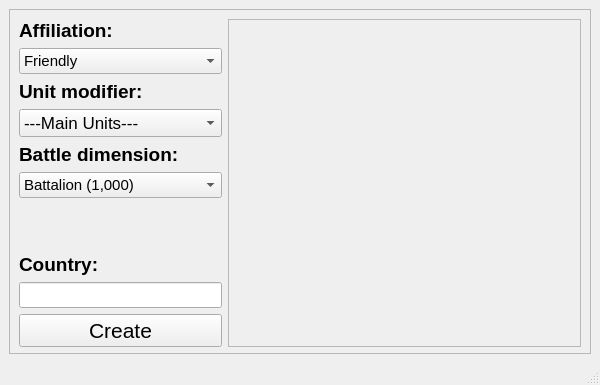
<?xml version="1.0" encoding="UTF-8"?>
<ui version="4.0">
 <class>MainWindow</class>
 <widget class="QMainWindow" name="MainWindow">
  <property name="geometry">
   <rect>
    <x>0</x>
    <y>0</y>
    <width>600</width>
    <height>385</height>
   </rect>
  </property>
  <property name="windowTitle">
   <string>MainWindow</string>
  </property>
  <property name="autoFillBackground">
   <bool>false</bool>
  </property>
  <widget class="QWidget" name="centralwidget">
   <layout class="QVBoxLayout" name="verticalLayout">
    <item>
     <widget class="QFrame" name="Main_frame">
      <property name="frameShape">
       <enum>QFrame::StyledPanel</enum>
      </property>
      <property name="frameShadow">
       <enum>QFrame::Raised</enum>
      </property>
      <layout class="QHBoxLayout" name="horizontalLayout" stretch="0,325">
       <property name="spacing">
        <number>6</number>
       </property>
       <property name="sizeConstraint">
        <enum>QLayout::SetNoConstraint</enum>
       </property>
       <property name="leftMargin">
        <number>9</number>
       </property>
       <property name="bottomMargin">
        <number>6</number>
       </property>
       <item>
        <layout class="QVBoxLayout" name="verticalLayout_7">
         <item>
          <layout class="QVBoxLayout" name="verticalLayout_6">
           <item>
            <layout class="QVBoxLayout" name="verticalLayout_5">
             <item>
              <layout class="QVBoxLayout" name="verticalLayout_3">
               <item>
                <layout class="QVBoxLayout" name="verticalLayout_2">
                 <item>
                  <widget class="QLabel" name="label_affiliation">
                   <property name="font">
                    <font>
                     <pointsize>14</pointsize>
                     <bold>true</bold>
                    </font>
                   </property>
                   <property name="text">
                    <string>Affiliation:</string>
                   </property>
                  </widget>
                 </item>
                 <item>
                  <widget class="QComboBox" name="comboBox_affiliation">
                   <property name="font">
                    <font>
                     <pointsize>11</pointsize>
                    </font>
                   </property>
                   <item>
                    <property name="text">
                     <string>Friendly</string>
                    </property>
                    <property name="icon">
                     <iconset>
                      <normaloff>Army/Icons/Friendly.png</normaloff>Army/Icons/Friendly.png</iconset>
                    </property>
                   </item>
                   <item>
                    <property name="text">
                     <string>Enemy</string>
                    </property>
                    <property name="icon">
                     <iconset>
                      <normaloff>Army/Icons/Enemy.png</normaloff>Army/Icons/Enemy.png</iconset>
                    </property>
                   </item>
                   <item>
                    <property name="text">
                     <string>Neutral</string>
                    </property>
                    <property name="icon">
                     <iconset>
                      <normaloff>Army/Icons/Neutral.png</normaloff>Army/Icons/Neutral.png</iconset>
                    </property>
                   </item>
                  </widget>
                 </item>
                 <item>
                  <widget class="QLabel" name="label_unit_modifier">
                   <property name="font">
                    <font>
                     <pointsize>14</pointsize>
                     <bold>true</bold>
                    </font>
                   </property>
                   <property name="text">
                    <string>Unit modifier:</string>
                   </property>
                  </widget>
                 </item>
                 <item>
                  <widget class="QComboBox" name="comboBox_unit_modifier">
                   <property name="font">
                    <font>
                     <pointsize>13</pointsize>
                    </font>
                   </property>
                   <item>
                    <property name="text">
                     <string>---Main Units---</string>
                    </property>
                   </item>
                   <item>
                    <property name="text">
                     <string>Light Infantry</string>
                    </property>
                    <property name="icon">
                     <iconset>
                      <normaloff>Army/Icons/Light Infantry.png</normaloff>Army/Icons/Light Infantry.png</iconset>
                    </property>
                   </item>
                   <item>
                    <property name="text">
                     <string>Infantry</string>
                    </property>
                    <property name="icon">
                     <iconset>
                      <normaloff>Army/Icons/Infantry.png</normaloff>Army/Icons/Infantry.png</iconset>
                    </property>
                   </item>
                   <item>
                    <property name="text">
                     <string>Motorized Infantry</string>
                    </property>
                    <property name="icon">
                     <iconset>
                      <normaloff>Army/Icons/Motorized Infantry.png</normaloff>Army/Icons/Motorized Infantry.png</iconset>
                    </property>
                   </item>
                   <item>
                    <property name="text">
                     <string>Mechanized Infantry</string>
                    </property>
                    <property name="icon">
                     <iconset>
                      <normaloff>Army/Icons/Mechanized Infantry.png</normaloff>Army/Icons/Mechanized Infantry.png</iconset>
                    </property>
                   </item>
                   <item>
                    <property name="text">
                     <string>Armor</string>
                    </property>
                    <property name="icon">
                     <iconset>
                      <normaloff>Army/Icons/Armor.png</normaloff>Army/Icons/Armor.png</iconset>
                    </property>
                   </item>
                   <item>
                    <property name="text">
                     <string>---Elite Units---</string>
                    </property>
                   </item>
                   <item>
                    <property name="text">
                     <string>Air Assault</string>
                    </property>
                    <property name="icon">
                     <iconset>
                      <normaloff>Army/Icons/Air Assault.png</normaloff>Army/Icons/Air Assault.png</iconset>
                    </property>
                   </item>
                   <item>
                    <property name="text">
                     <string>Airborne</string>
                    </property>
                    <property name="icon">
                     <iconset>
                      <normaloff>Army/Icons/Airborne.png</normaloff>Army/Icons/Airborne.png</iconset>
                    </property>
                   </item>
                   <item>
                    <property name="text">
                     <string>Naval Infantry</string>
                    </property>
                    <property name="icon">
                     <iconset>
                      <normaloff>Army/Icons/Naval Infantry.png</normaloff>Army/Icons/Naval Infantry.png</iconset>
                    </property>
                   </item>
                   <item>
                    <property name="text">
                     <string>Mountain Infantry</string>
                    </property>
                    <property name="icon">
                     <iconset>
                      <normaloff>Army/Icons/Mountain Infantry.png</normaloff>Army/Icons/Mountain Infantry.png</iconset>
                    </property>
                   </item>
                   <item>
                    <property name="text">
                     <string>Arctic Infantry</string>
                    </property>
                    <property name="icon">
                     <iconset>
                      <normaloff>Army/Icons/Arctic Infantry.png</normaloff>Army/Icons/Arctic Infantry.png</iconset>
                    </property>
                   </item>
                   <item>
                    <property name="text">
                     <string>---Artillery Units---</string>
                    </property>
                   </item>
                   <item>
                    <property name="text">
                     <string>Field Artillery</string>
                    </property>
                    <property name="icon">
                     <iconset>
                      <normaloff>Army/Icons/Field Artillery.png</normaloff>Army/Icons/Field Artillery.png</iconset>
                    </property>
                   </item>
                   <item>
                    <property name="text">
                     <string>Self-Propelled Artillery</string>
                    </property>
                    <property name="icon">
                     <iconset>
                      <normaloff>Army/Icons/Self-Propelled Artillery.png</normaloff>Army/Icons/Self-Propelled Artillery.png</iconset>
                    </property>
                   </item>
                   <item>
                    <property name="text">
                     <string>Rocket Artillery</string>
                    </property>
                    <property name="icon">
                     <iconset>
                      <normaloff>Army/Icons/Rocket Artillery.png</normaloff>Army/Icons/Rocket Artillery.png</iconset>
                    </property>
                   </item>
                   <item>
                    <property name="text">
                     <string>Tactical Missile Force</string>
                    </property>
                    <property name="icon">
                     <iconset>
                      <normaloff>Army/Icons/Tactical Missile Force.png</normaloff>Army/Icons/Tactical Missile Force.png</iconset>
                    </property>
                   </item>
                   <item>
                    <property name="text">
                     <string>Strategic Missile Force</string>
                    </property>
                    <property name="icon">
                     <iconset>
                      <normaloff>Army/Icons/Strategic Missile Force.png</normaloff>Army/Icons/Strategic Missile Force.png</iconset>
                    </property>
                   </item>
                   <item>
                    <property name="text">
                     <string>---Others---</string>
                    </property>
                   </item>
                   <item>
                    <property name="text">
                     <string>Security Forces</string>
                    </property>
                    <property name="icon">
                     <iconset>
                      <normaloff>Army/Icons/Security Forces.png</normaloff>Army/Icons/Security Forces.png</iconset>
                    </property>
                   </item>
                   <item>
                    <property name="text">
                     <string>Police Forces</string>
                    </property>
                    <property name="icon">
                     <iconset>
                      <normaloff>Army/Icons/Police Forces.png</normaloff>Army/Icons/Police Forces.png</iconset>
                    </property>
                   </item>
                   <item>
                    <property name="text">
                     <string>Air-Defense</string>
                    </property>
                    <property name="icon">
                     <iconset>
                      <normaloff>Army/Icons/Air-Defense.png</normaloff>Army/Icons/Air-Defense.png</iconset>
                    </property>
                   </item>
                  </widget>
                 </item>
                </layout>
               </item>
               <item>
                <widget class="QLabel" name="label_battle_dimension">
                 <property name="font">
                  <font>
                   <pointsize>14</pointsize>
                   <bold>true</bold>
                  </font>
                 </property>
                 <property name="text">
                  <string>Battle dimension:</string>
                 </property>
                </widget>
               </item>
               <item>
                <widget class="QComboBox" name="comboBox_battle_dimension">
                 <property name="font">
                  <font>
                   <pointsize>11</pointsize>
                  </font>
                 </property>
                 <item>
                  <property name="text">
                   <string>Battalion (1,000)</string>
                  </property>
                 </item>
                 <item>
                  <property name="text">
                   <string>Regiment (1,500)</string>
                  </property>
                 </item>
                 <item>
                  <property name="text">
                   <string>Brigade (3,000)</string>
                  </property>
                 </item>
                 <item>
                  <property name="text">
                   <string>Division (12,000)</string>
                  </property>
                 </item>
                 <item>
                  <property name="text">
                   <string>Corps (36,000)</string>
                  </property>
                 </item>
                 <item>
                  <property name="text">
                   <string>Army (108,000)</string>
                  </property>
                 </item>
                </widget>
               </item>
               <item>
                <spacer name="verticalSpacer">
                 <property name="orientation">
                  <enum>Qt::Vertical</enum>
                 </property>
                 <property name="sizeHint" stdset="0">
                  <size>
                   <width>20</width>
                   <height>40</height>
                  </size>
                 </property>
                </spacer>
               </item>
               <item>
                <widget class="QLabel" name="label">
                 <property name="font">
                  <font>
                   <pointsize>14</pointsize>
                   <bold>true</bold>
                  </font>
                 </property>
                 <property name="text">
                  <string>Country:</string>
                 </property>
                </widget>
               </item>
               <item>
                <widget class="QLineEdit" name="lineEdit_description">
                 <property name="font">
                  <font>
                   <pointsize>11</pointsize>
                  </font>
                 </property>
                </widget>
               </item>
              </layout>
             </item>
            </layout>
           </item>
          </layout>
         </item>
         <item>
          <widget class="QPushButton" name="pushButton_Create">
           <property name="font">
            <font>
             <pointsize>16</pointsize>
             <italic>false</italic>
             <bold>false</bold>
            </font>
           </property>
           <property name="text">
            <string>Create</string>
           </property>
          </widget>
         </item>
        </layout>
       </item>
       <item>
        <widget class="QFrame" name="frame">
         <property name="frameShape">
          <enum>QFrame::StyledPanel</enum>
         </property>
         <property name="frameShadow">
          <enum>QFrame::Raised</enum>
         </property>
        </widget>
       </item>
      </layout>
     </widget>
    </item>
   </layout>
  </widget>
  <widget class="QMenuBar" name="menubar">
   <property name="geometry">
    <rect>
     <x>0</x>
     <y>0</y>
     <width>600</width>
     <height>22</height>
    </rect>
   </property>
  </widget>
  <widget class="QStatusBar" name="statusbar"/>
 </widget>
 <resources/>
 <connections/>
</ui>
